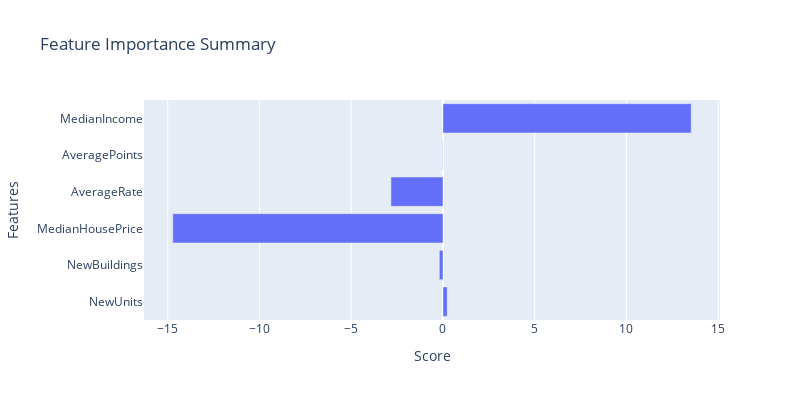

Notebook cell for this chart:
### Code cell
# numerical columns ml feature importance

labels = labels.apply(pd.to_numeric)

# LOGISTIC MODEL
X_train, X_test, y_train, y_test = train_test_split(numerical_ml, labels.values.ravel(),test_size=0.25,random_state=0)
numerical_ml_log = LogisticRegression(random_state=0,class_weight='balanced')
numerical_ml_log.fit(X_train,y_train)
y_pred = numerical_ml_log.predict(X_test)
print('Classification Report:\n',classification_report(y_test, y_pred))
importance = numerical_ml_log.coef_.flatten()
df = pd.DataFrame(importance,numerical_ml.columns)

# plotting
fig = px.bar(data_frame=importance, y=numerical_ml.columns, x=importance, orientation='h', width=800, height=400,\
    title='Feature Importance Summary')
fig.update_layout(xaxis_title="Score",yaxis_title="Features",)
fig.show()

### Figure 1 — Plotly figure (JSON) as saved in the notebook; plotly's stock layout.template omitted (floating-point values rounded to 4 significant figures)
{"data": [{"alignmentgroup": "True", "hovertemplate": "x=%{x}<br>y=%{y}<extra></extra>", "legendgroup": "", "marker": {"color": "#636efa", "pattern": {"shape": ""}}, "name": "", "offsetgroup": "", "orientation": "h", "showlegend": false, "textposition": "auto", "type": "bar", "x": [0.229, -0.1989, -14.72, -2.836, -0.01636, 13.53], "xaxis": "x", "y": ["NewUnits", "NewBuildings", "MedianHousePrice", "AverageRate", "AveragePoints", "MedianIncome"], "yaxis": "y"}], "layout": {"barmode": "relative", "height": 400, "legend": {"tracegroupgap": 0}, "title": {"text": "Feature Importance Summary"}, "width": 800, "xaxis": {"anchor": "y", "domain": [0, 1], "title": {"text": "Score"}}, "yaxis": {"anchor": "x", "domain": [0, 1], "title": {"text": "Features"}}}}
